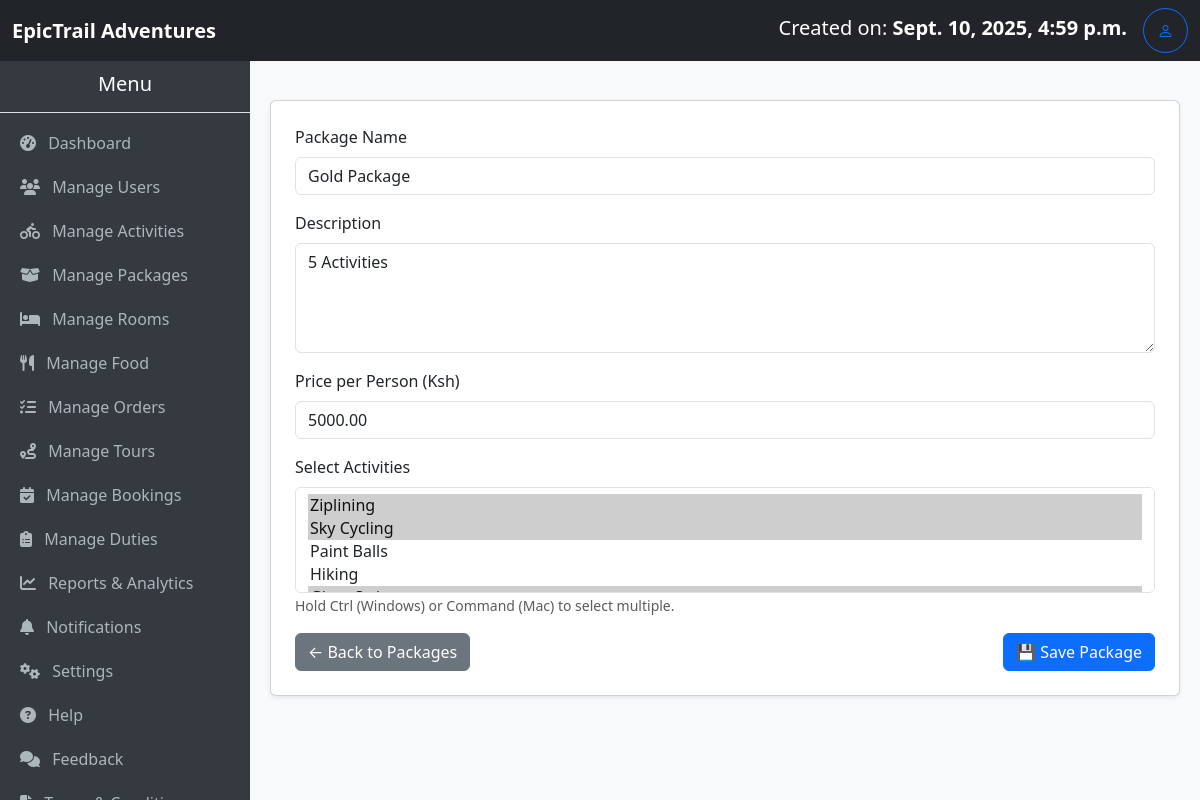
/packages/edit/5/ (signed in), run on an earlier commit of the app's database.
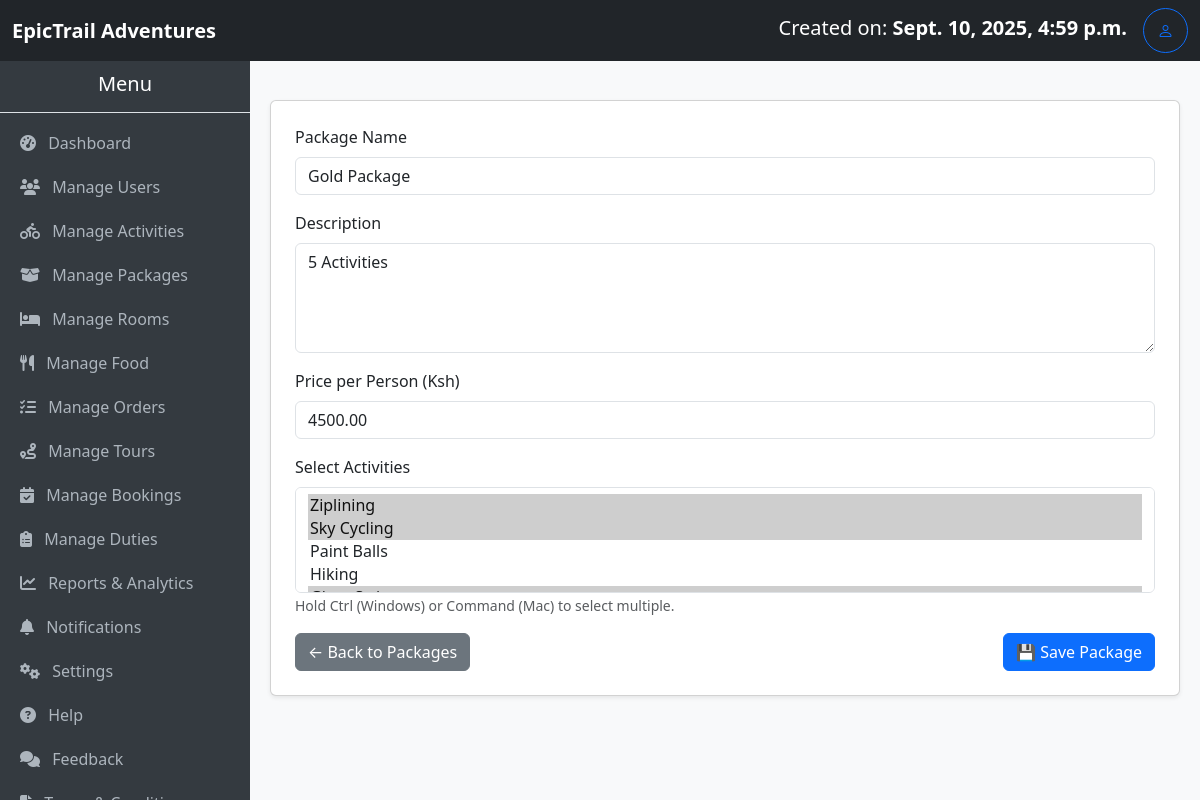
And on a later commit of the database.
### myApp/models.py (models this page shows, shortened)
class Package(models.Model):
    name = models.CharField(max_length=100)
    description = models.TextField()
    activities = models.ManyToManyField(Activity, related_name='packages')
    price_per_person = models.DecimalField(
        max_digits=10,
        decimal_places=2,
        help_text="Price per person"
    )
    created_at = models.DateTimeField(auto_now_add=True)

### myApp/views.py (the view, shortened to what this page needs)
# urls.py: path('packages/edit/<int:pk>/', views.edit_package, name='edit_package'),
@login_required
@user_passes_test(is_admin)
def edit_package(request, pk):
    package = get_object_or_404(Package, pk=pk)
    activities = Activity.objects.all()
    selected_activities = package.activities.values_list("id", flat=True)
    return render(
        request,
        "package.update.html",
        {
            "package": package,
            "activities": activities,
            "selected_activities": selected_activities,
        },
    )

### myApp/context_processors.py (called while the page is built)
def total_users(request):
    return {'total_users': User.objects.count()}

def total_bookings(request):
    return {'total_bookings': Booking.objects.count()}

def total_amount(request):
    total = 0
    if request.user.is_authenticated:
        bookings = Booking.objects.all()#filter(user=request.user)
        total = sum(booking.amount_required for booking in bookings)
    return {'total_amount': total}

def total_cost(request):
    if not request.user.is_authenticated:
        return {
            'user_bookings': [],
            'user_total_amount': 0,
        }
    bookings = Booking.objects.filter(user=request.user).prefetch_related(
        'activities', 'packages', 'rooms', 'food', 'tours'
    )
    total_amount = sum(b.amount_required for b in bookings)
    return {
        'user_bookings': bookings,
        'user_total_amount': total_amount,
    }

### myApp/models.py (called while the page is built)
    @property
    def nights_spent(self):
        if self.check_in and self.check_out:
            nights = (self.check_out - self.check_in).days
            return nights if nights > 0 else 1  # Minimum of 1 night for same-day bookings
        return 1

### myApp/views.py (called while the page is built)
def is_admin(user):
    return user.is_superuser

### myApp/templates/package.update.html (shortened to what this page needs)
{% extends 'base.admin.html' %} {% block title %}{{ title }}{% endblock %} {% block content %}
<form method="post" class="card p-4 shadow-sm">
    <div class="mb-3">
        <label for="id_name" class="form-label">Package Name</label>
        <input type="text" id="id_name" name="name" class="form-control" value="{{ package.name }}" placeholder="Enter package name" required>
    </div>
    <div class="mb-3">
        <label for="id_description" class="form-label">Description</label>
        <textarea id="id_description" name="description" class="form-control" rows="4" placeholder="Enter package description">{{ package.description }}</textarea>
    </div>
    <div class="mb-3">
        <label for="id_price" class="form-label">Price per Person (Ksh)</label>
        <input type="number" step="0.01" id="id_price" name="price_per_person" class="form-control" value="{{ package.price_per_person }}" placeholder="Enter price" required>
    </div>
    <div class="mb-3">
        <label for="id_activities" class="form-label">Select Activities</label>
        <select name="activities" id="id_activities" class="form-select" multiple required>
            {% for activity in activities %}
            <option value="{{ activity.id }}"
                {% if activity.id in selected_activities %}selected{% endif %}>
                {{ activity.name }}
            </option>
            {% endfor %}
        </select>
        <small class="text-muted">
            Hold Ctrl (Windows) or Command (Mac) to select multiple.
        </small>
    </div>
    <div class="d-flex justify-content-between">
        <a href="{% url 'list_packages' %}" class="btn btn-secondary">
            ← Back to Packages
        </a>
        <button type="submit" class="btn btn-primary">
            💾 Save Package
        </button>
    </div>
</form>
{% endblock %}

What changed in the data, as far as the page shows it:
changed Package "Gold Package": price_per_person "5000.00" → "4500.00"
